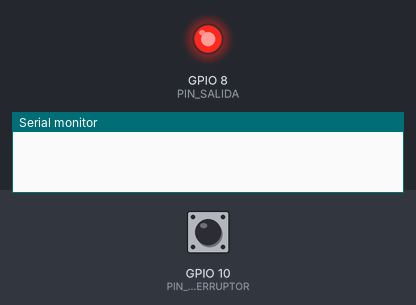
Bench run of a sketch on a simulated ESP32-C3. Shown: output pins drawn as LEDs (lit = HIGH), the last lines printed to the serial monitor. The test bench sets the inputs (shaded band); at power-on: GPIO 10 (PIN_INTERRUPTOR) LOW.

Above: at 1.2 s.
1.3 s: GPIO 10 (PIN_INTERRUPTOR) pulled HIGH for 0.15 s
At 1.42 s:
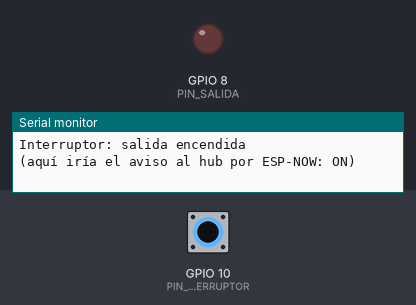
3.0 s: GPIO 10 (PIN_INTERRUPTOR) pulled HIGH for 3.2 s
At 7.7 s:
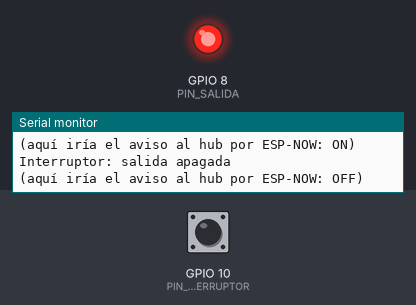
Timing chart, 0 to 9.2 s (numbered marks = the images above; inputs shaded):
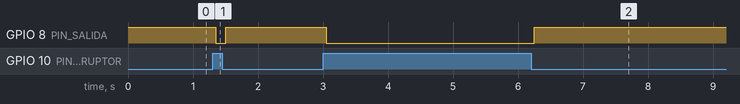

Measured:
- after the input at 1.3 s, GPIO 8 (PIN_SALIDA): HIGH → LOW after 0.05 s, → HIGH 0.15 s later
- after the input at 3.0 s, GPIO 8 (PIN_SALIDA): HIGH → LOW after 0.05 s, → HIGH 3.2 s later

The sketch:

sketch.ino
```cpp
// Versión para el simulador: el interruptor de pared es el slide switch y el LED rojo hace de relé.
// ESP-NOW se omite (avisarAlHub solo escribe en el Monitor Serie).
#define PIN_INTERRUPTOR 10
#define PIN_SALIDA      8    // activo en bajo, como el LED del C3 Super Mini
#define ANTIRREBOTE_MS  50

bool encendido = false;
int ultimaLectura = HIGH;
int lecturaEstable = HIGH;
unsigned long cambioEn = 0;

void aplicar(bool on) {
  encendido = on;
  digitalWrite(PIN_SALIDA, on ? LOW : HIGH);
}

void avisarAlHub(bool on) {
  Serial.printf("(aquí iría el aviso al hub por ESP-NOW: %s)\n", on ? "ON" : "OFF");
}

void setup() {
  Serial.begin(115200);
  pinMode(PIN_SALIDA, OUTPUT);
  aplicar(false);
  pinMode(PIN_INTERRUPTOR, INPUT_PULLUP);
  ultimaLectura = lecturaEstable = digitalRead(PIN_INTERRUPTOR);  // la posición inicial no cuenta
}

void revisarInterruptor() {
  int lectura = digitalRead(PIN_INTERRUPTOR);
  if (lectura != ultimaLectura) {   // el contacto se movió (o rebota)
    ultimaLectura = lectura;
    cambioEn = millis();
  }
  if (millis() - cambioEn < ANTIRREBOTE_MS || lectura == lecturaEstable) return;

  lecturaEstable = lectura;          // cambio real y estable
  aplicar(!encendido);               // primero la luz, sin esperar a nadie
  Serial.printf("Interruptor: salida %s\n", encendido ? "encendida" : "apagada");
  avisarAlHub(encendido);            // después avisar, si hay alguien escuchando
}

void loop() {
  revisarInterruptor();
}
```
